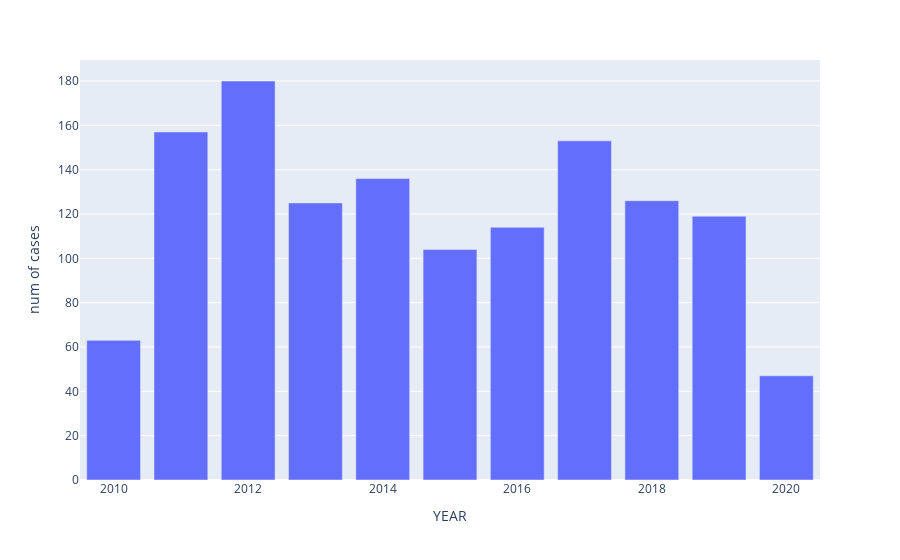

Notebook cell for this chart:
### Code cell
cases=df.groupby("YEAR").count()["Id"].reset_index()

px.bar(cases,x="YEAR",y="Id",labels={"Id":"num of cases"})

### Figure 1 — Plotly figure (JSON) as saved in the notebook; plotly's stock layout.template omitted (floating-point values rounded to 4 significant figures)
{"data": [{"alignmentgroup": "True", "hoverlabel": {"namelength": 0}, "hovertemplate": "YEAR=%{x}<br>num of cases=%{y}", "legendgroup": "", "marker": {"color": "#636efa"}, "name": "", "offsetgroup": "", "orientation": "v", "showlegend": false, "textposition": "auto", "type": "bar", "x": [2010, 2011, 2012, 2013, 2014, 2015, 2016, 2017, 2018, 2019, 2020], "xaxis": "x", "y": [63, 157, 180, 125, 136, 104, 114, 153, 126, 119, 47], "yaxis": "y"}], "layout": {"barmode": "relative", "legend": {"tracegroupgap": 0}, "margin": {"t": 60}, "xaxis": {"anchor": "y", "domain": [0, 1], "title": {"text": "YEAR"}}, "yaxis": {"anchor": "x", "domain": [0, 1], "title": {"text": "num of cases"}}}}
